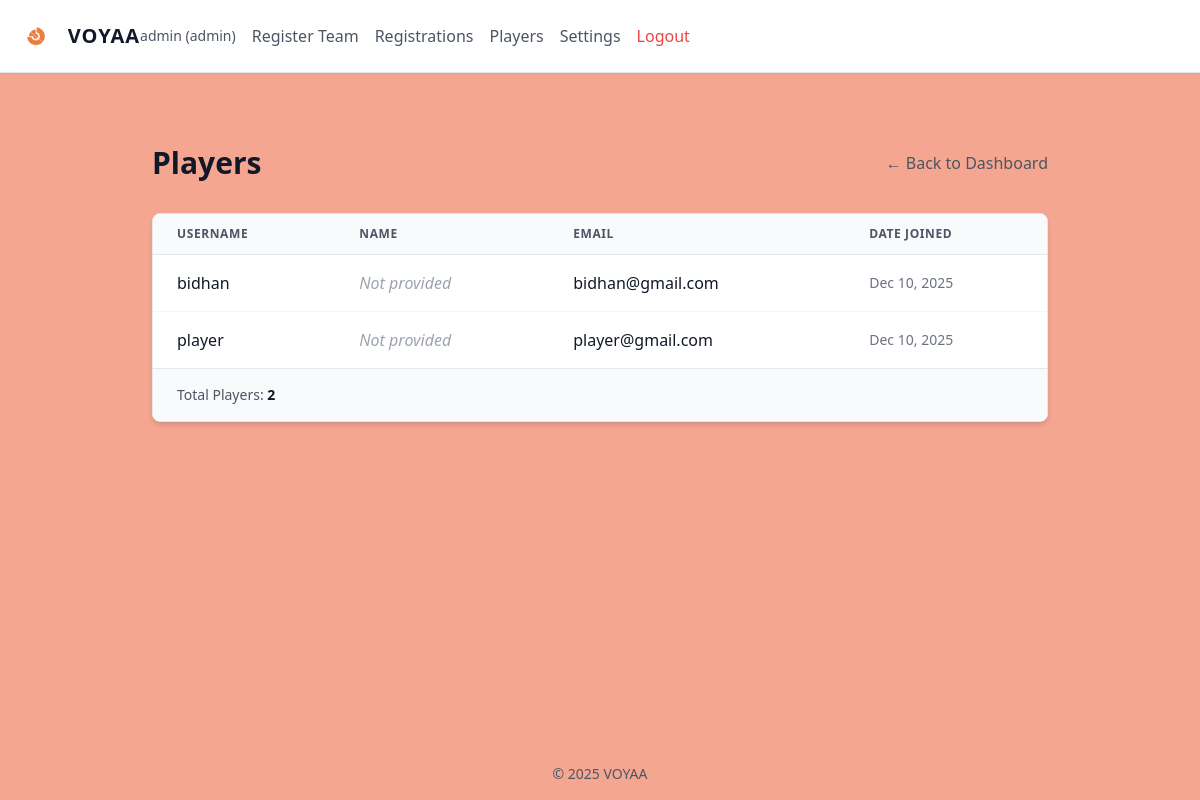
Screenshot of /players/ (signed in) with the database file from the repository.
### calendar_app/models.py (models this page shows, shortened)
class Branding(models.Model):
    logo = models.ImageField(upload_to='branding/', blank=True, null=True)
    primary_color = models.CharField(max_length=7, default='#c0705a') # Orange
    registration_open = models.BooleanField(default=False)  # Admin can toggle registration

class User(AbstractUser):
    ROLE_CHOICES = [
        ('admin', 'Admin'),
        ('player', 'Player'),
    ]
    role = models.CharField(max_length=10, choices=ROLE_CHOICES, default='player')
    groups = models.ManyToManyField(
        'auth.Group',
        verbose_name='groups',
        blank=True,
        help_text='The groups this user belongs to.',
        related_name="calendar_users",
        related_query_name="calendar_user",
    )
    user_permissions = models.ManyToManyField(
        'auth.Permission',
        verbose_name='user permissions',
        blank=True,
        help_text='Specific permissions for this user.',
        related_name="calendar_users",
        related_query_name="calendar_user",
    )

### calendar_app/views.py (the view)
# urls.py: path('players/', views.player_list, name='player_list'),
@login_required
def player_list(request):
    if request.user.role != 'admin' and not request.user.is_superuser:
        messages.error(request, "Unauthorized")
        return redirect('calendar_app:dashboard')
    players = User.objects.filter(role='player').order_by('username')
    branding = Branding.objects.first()
    context = {
        'players': players,
        'branding': branding,
    }
    return render(request, 'calendar_app/player_list.html', context)

### calendar_app/templates/calendar_app/player_list.html
{% extends 'calendar_app/base.html' %}
{% block content %}
<div class="max-w-4xl mx-auto mt-10">
    <div class="flex justify-between items-center mb-8">
        <h2 class="text-3xl font-bold text-gray-900">Players</h2>
        <a href="{% url 'calendar_app:dashboard' %}" class="text-gray-600 hover:text-primary transition">
            &larr; Back to Dashboard
        </a>
    </div>
    <div class="bg-white border border-gray-200 rounded-lg shadow-md overflow-hidden">
        {% if players %}
        <table class="w-full">
            <thead class="bg-gray-50 border-b border-gray-200">
                <tr>
                    <th class="px-6 py-3 text-left text-xs font-semibold text-gray-600 uppercase tracking-wider">
                        Username</th>
                    <th class="px-6 py-3 text-left text-xs font-semibold text-gray-600 uppercase tracking-wider">Name
                    </th>
                    <th class="px-6 py-3 text-left text-xs font-semibold text-gray-600 uppercase tracking-wider">Email
                    </th>
                    <th class="px-6 py-3 text-left text-xs font-semibold text-gray-600 uppercase tracking-wider">Date
                        Joined</th>
                </tr>
            </thead>
            <tbody class="divide-y divide-gray-100">
                {% for player in players %}
                <tr class="hover:bg-gray-50 transition">
                    <td class="px-6 py-4 whitespace-nowrap">
                        <span class="font-medium text-gray-900">{{ player.username }}</span>
                    </td>
                    <td class="px-6 py-4 whitespace-nowrap text-gray-600">
                        {% if player.first_name or player.last_name %}
                        {{ player.first_name }} {{ player.last_name }}
                        {% else %}
                        <span class="text-gray-400 italic">Not provided</span>
                        {% endif %}
                    </td>
                    <td class="px-6 py-4 whitespace-nowrap">
                        <a href="mailto:{{ player.email }}" class="text-primary hover:underline">{{ player.email }}</a>
                    </td>
                    <td class="px-6 py-4 whitespace-nowrap text-sm text-gray-500">
                        {{ player.date_joined|date:"M j, Y" }}
                    </td>
                </tr>
                {% endfor %}
            </tbody>
        </table>
        <div class="px-6 py-4 bg-gray-50 border-t border-gray-200">
            <p class="text-sm text-gray-600">
                Total Players: <span class="font-semibold text-gray-900">{{ players.count }}</span>
            </p>
        </div>
        {% else %}
        <div class="px-6 py-12 text-center">
            <p class="text-gray-400 text-lg">No players registered yet.</p>
        </div>
        {% endif %}
    </div>
</div>
{% endblock %}

### calendar_app/templates/calendar_app/base.html (shortened to what this page needs)
{% load static %}
<!DOCTYPE html>
<html lang="en" class="dark">
<head>
    <script src="https://cdn.tailwindcss.com"></script>
</head>
<body class="min-h-screen flex flex-col font-sans">
    <nav class="bg-surface border-b border-gray-200 p-4 sticky top-0 z-50 shadow-sm">
        <div class="max-w-7xl mx-auto flex justify-content-between items-center">
            <div class="flex items-center gap-3">
                {% if branding and branding.logo %}
                <img src="{{ branding.logo.url }}" alt="Logo" class="h-8 md:h-10 object-contain">
                {% endif %}
                <a href="{% url 'calendar_app:dashboard' %}"
                    class="text-xl font-bold tracking-wider hover:text-primary transition text-gray-900">VOYAA</a>
            </div>
            <div class="flex items-center gap-4">
                {% if user.is_authenticated %}
                <span class="text-sm text-gray-600 hidden md:inline">{{ user.username }} ({{ user.role }})</span>
                {% if branding.registration_open %}
                <a href="{% url 'calendar_app:register_team' %}"
                    class="text-gray-600 hover:text-primary transition">Register Team</a>
                {% endif %}
                {% if user.role == 'admin' or user.is_superuser %}
                <a href="{% url 'calendar_app:admin_registrations' %}"
                    class="text-gray-600 hover:text-primary transition">Registrations</a>
                <a href="{% url 'calendar_app:player_list' %}"
                    class="text-gray-600 hover:text-primary transition">Players</a>
                <a href="{% url 'calendar_app:settings' %}"
                    class="text-gray-600 hover:text-primary transition">Settings</a>
                {% endif %}
                <a href="{% url 'calendar_app:logout' %}" class="text-red-500 hover:text-red-600 transition">Logout</a>
                {% else %}
                <a href="{% url 'calendar_app:login' %}" class="text-primary hover:underline transition">Login</a>
                {% endif %}
            </div>
        </div>
    </nav>
    <main class="flex-grow container mx-auto p-4 md:p-8">
        {% block content %}
        {% endblock %}
    </main>
    <footer class="p-4 text-center text-gray-600 text-sm">
        &copy; {% now "Y" %} VOYAA
    </footer>
</body>
</html>

### calendar_app/templates/calendar_app/base.html (style rules this page uses)
body { background-color: #f4a691; color: #111827; }
.text-primary { color: var(--primary-color); }

### rows the page displays
Branding: logo (picture)
User: username "admin", role "admin"
User: username "bidhan", first_name "Not provided", email "bidhan@gmail.com", date_joined "Dec 10, 2025"
User: username "player", first_name "Not provided", email "player@gmail.com", date_joined "Dec 10, 2025"

### other values shown
{{ players.count }} "2"
